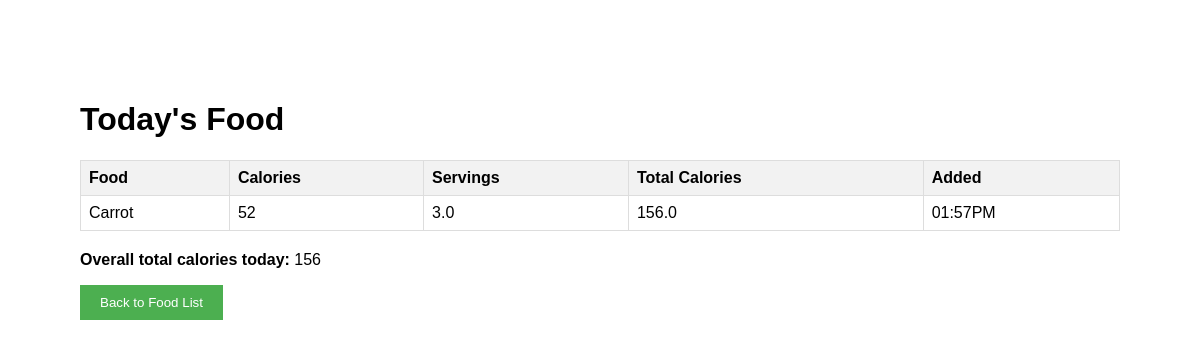
The page /counter/today/ on the database its author committed.
### counter/models.py (models this page shows, shortened)
class Food(models.Model):
    food_name = models.CharField(max_length=100)
    calories = models.IntegerField()
    servings = models.DecimalField(max_digits=5, decimal_places=1)
    created_at = models.DateTimeField(auto_now_add=True)
    def total_calories(self):
        return self.calories * self.servings

### counter/views.py (the view)
# urls.py: path('today/', views.today, name='today'),
def today(request):
    today_date = timezone.localdate()
    qs = Food.objects.filter(created_at__date=today_date).order_by('created_at')
    expr = ExpressionWrapper(F('calories') * F('servings'), output_field=FloatField())
    total = qs.aggregate(total=Sum(expr))['total'] or 0
    return render(request, 'counter/today.html', {'foods': qs, 'total': float(total)})

### counter/templates/counter/today.html (shortened to what this page needs)
{% load static %}
<!doctype html>
<html>
<head>
  <link rel="stylesheet" href="{% static 'counter/style.css' %}">
</head>
<body>
  <h1>Today's Food</h1>
  {% if foods %}
    <table>
      <thead>
        <tr>
          <th>Food</th>
          <th>Calories</th>
          <th>Servings</th>
          <th>Total Calories</th>
          <th>Added</th>
        </tr>
      </thead>
      <tbody>
        {% for food in foods %}
        <tr>
          <td>{{ food.food_name }}</td>
          <td>{{ food.calories }}</td>
          <td>{{ food.servings }}</td>
          <td>{{ food.total_calories }}</td>
          <td>{{ food.created_at|date:"h:iA" }}</td>
        </tr>
        {% endfor %}
      </tbody>
    </table>
  {% else %}
    <p>No foods logged today.</p>
  {% endif %}
  <p><strong>Overall total calories today:</strong> {{ total|floatformat:0 }}</p>
   <button type="button" onclick="window.location.href='{% url 'counter:index' %}'"> Back to Food List </button>
</body>
</html>

### counter/static/counter/style.css (style rules this page uses)
body { font-family: Arial, sans-serif; margin: 20px; padding: 5%; }
table { border-collapse: collapse; width: 100%; margin-bottom: 20px; }
table th, table td { border: 1px solid #ddd; padding: 8px; text-align: left; }
table th { background-color: #f2f2f2; }
button { padding: 10px 20px; background-color: #4CAF50; color: white; border: none; cursor: pointer; }

### rows shown on the page
Food: food_name "Carrot", calories "52", servings "3.0", total_calories "156.0", created_at "01:57PM"

### other values the page prints
{{ total|floatformat:0 }} "156"
